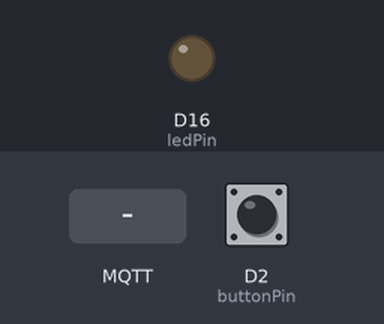
A program run on a simulated Arduino Nano ESP32. Parts: output pins drawn as LEDs (lit = HIGH). The test bench sets the inputs (shaded band); at power-on: D2 (buttonPin) LOW. WiFi joins after 1.5 s; servers stay silent unless stated; no MQTT or app messages arrive unless stated; what the program prints to the serial monitor is not drawn.

Above: at 2.7 s.
2.8 s: MQTT message "1" arrives on the first subscribed topic
At 4.8 s:
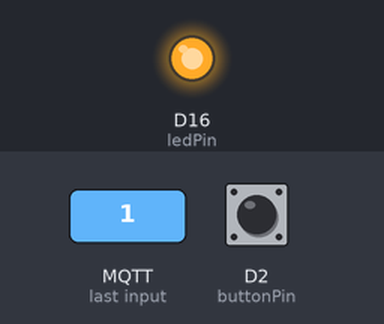
5.3 s: D2 (buttonPin) pulled HIGH for 0.15 s
Timing chart, 0 to 8.3 s (numbered marks = the images above; inputs shaded):
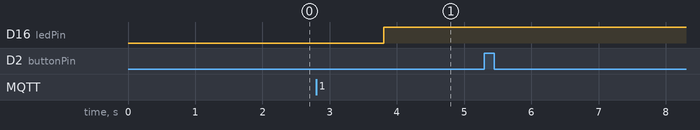

The program:

main.cpp
```cpp
#include <Arduino.h>
#include "confidentials.h"
#include <WiFiClientSecure.h>
#include <PubSubClient.h>
#include <ArduinoJson.h>
#include "WiFi.h"

//pins
const int buttonPin = 2;
const int ledPin = 16;

// The MQTT topics that this device should publish/subscribe
#define AWS_IOT_PUBLISH_TOPIC   "esp32/pub"
#define AWS_IOT_SUBSCRIBE_TOPIC "esp32/sub"

WiFiClientSecure net = WiFiClientSecure();
//MQTTClient client = MQTTClient(256);
PubSubClient client(net);
void messageHandler(char* topic, byte* payload, unsigned int length){
  Serial.print("incoming: ");
  Serial.println(topic);

  StaticJsonDocument<200> doc;
  deserializeJson(doc, payload);
  const char* message = doc["message"];
  Serial.println(message);
  digitalWrite(ledPin, 0);
  delay(1000);
  digitalWrite(ledPin, 1);
}

void connectAWS()
{
  WiFi.mode(WIFI_STA);
  WiFi.begin(ssid, password);

  Serial.println("Connecting to Wi-Fi");

  while (WiFi.status() != WL_CONNECTED){
    delay(500);
    Serial.print(".");
  }

  // Configure WiFiClientSecure to use the AWS IoT device credentials
  net.setCACert(AWS_CERT_CA);
  net.setCertificate(AWS_CERT_CRT);
  net.setPrivateKey(AWS_CERT_PRIVATE);

  // Connect to the MQTT broker on the AWS endpoint we defined earlier
  //client.begin(AWS_IOT_ENDPOINT, 8883, net);
  client.setServer(AWS_IOT_ENDPOINT, 8883);
  // Create a message handler
  //client.onMessage(messageHandler);
  client.setCallback(messageHandler);
  Serial.print("Connecting to AWS IOT");

  while (!client.connect(THINGNAME)) {
    Serial.print(".");
    delay(100);
  }

  if(!client.connected()){
    Serial.println("AWS IoT Timeout!");
    return;
  }

  // Subscribe to a topic
  client.subscribe(AWS_IOT_SUBSCRIBE_TOPIC);

  Serial.println("AWS IoT Connected!");
}

void publishMessage(std::string message)
{
  StaticJsonDocument<200> doc;
  doc["content"] = message;
  char jsonBuffer[512];
  serializeJson(doc, jsonBuffer); // print to client
  client.publish(AWS_IOT_PUBLISH_TOPIC, jsonBuffer);
}

void setup() {
  Serial.begin(115200);
  pinMode(buttonPin, INPUT);
  pinMode(ledPin, OUTPUT);
  connectAWS();
}

void loop() {
  int buttonState = digitalRead(buttonPin);
  client.loop();
  if (buttonState == HIGH) {
    Serial.println("btn");
    publishMessage("button pressed");
    delay(1000);
  }
}
```

confidentials.h
```cpp
#include <pgmspace.h>
const char* ssid = "WiFi_Name";
const char* password = "WiFi_Pass";

// AWS IOT
#define THINGNAME "AWS_IoT_Thing_Name"                         //change this
const char AWS_IOT_ENDPOINT[] = "***.amazonaws.com";       //change this
// Amazon Root CA 1
static const char AWS_CERT_CA[] PROGMEM = R"EOF(
-----BEGIN CERTIFICATE-----

-----END CERTIFICATE-----
)EOF";

// Device Certificate                                               //change this
static const char AWS_CERT_CRT[] PROGMEM = R"KEY(
-----BEGIN CERTIFICATE-----

-----END CERTIFICATE-----
)KEY";

// Device Private Key                                               //change this
static const char AWS_CERT_PRIVATE[] PROGMEM = R"KEY(
-----BEGIN RSA PRIVATE KEY-----

-----END RSA PRIVATE KEY-----


)KEY";
```

Measured:
- after the input at 2.8 s, D16 (ledPin): LOW → HIGH after 1.0 s
- after the input at 5.3 s, every drawn part: stays the same
